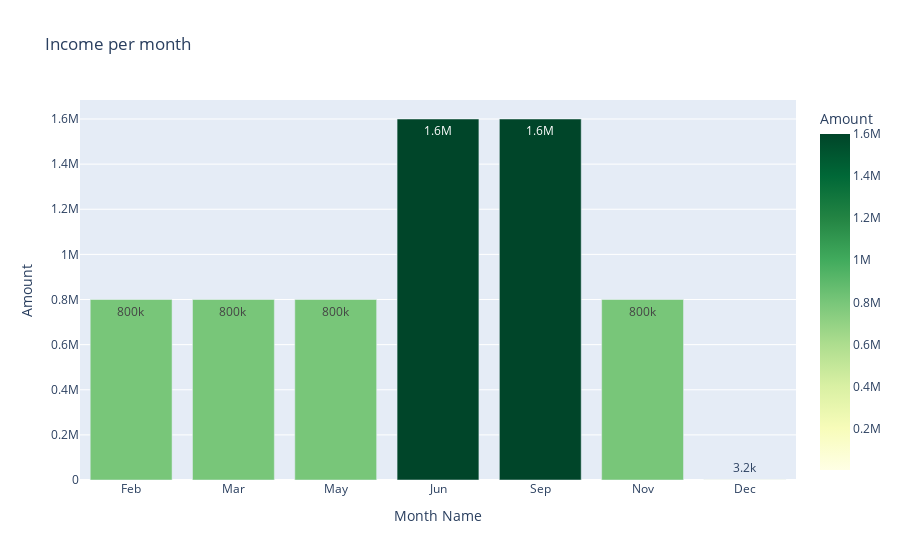

Notebook code for this chart:
### Code cell
income_monthly_2023 = make_monthly_bar_chart(df, 2023, 'Income')
income_monthly_2023

### Figure 1 — Plotly figure (JSON) as saved in the notebook; plotly's stock layout.template omitted (floating-point values rounded to 4 significant figures)
{"data": [{"alignmentgroup": "True", "hovertemplate": "Month Name=%{x}<br>Amount=%{marker.color}<extra></extra>", "legendgroup": "", "marker": {"color": [800000, 800000, 800000, 1600000, 1600000, 800000, 3197.0], "coloraxis": "coloraxis", "pattern": {"shape": ""}}, "name": "", "offsetgroup": "", "orientation": "v", "showlegend": false, "textposition": "auto", "texttemplate": "%{y:.2s}", "type": "bar", "x": ["Feb", "Mar", "May", "Jun", "Sep", "Nov", "Dec"], "xaxis": "x", "y": [800000, 800000, 800000, 1600000, 1600000, 800000, 3197.0], "yaxis": "y"}], "layout": {"barmode": "relative", "coloraxis": {"colorbar": {"title": {"text": "Amount"}}, "colorscale": [[0, "rgb(255,255,229)"], [0.125, "rgb(247,252,185)"], [0.25, "rgb(217,240,163)"], [0.375, "rgb(173,221,142)"], [0.5, "rgb(120,198,121)"], [0.625, "rgb(65,171,93)"], [0.75, "rgb(35,132,67)"], [0.875, "rgb(0,104,55)"], [1, "rgb(0,69,41)"]]}, "legend": {"tracegroupgap": 0}, "title": {"text": "Income per month"}, "xaxis": {"anchor": "y", "domain": [0, 1], "title": {"text": "Month Name"}}, "yaxis": {"anchor": "x", "domain": [0, 1], "title": {"text": "Amount"}}}}
